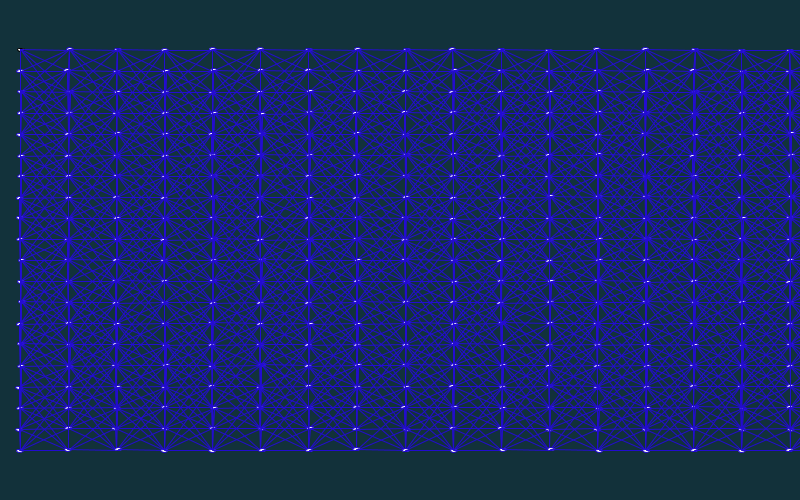
Frame 1 (no input)
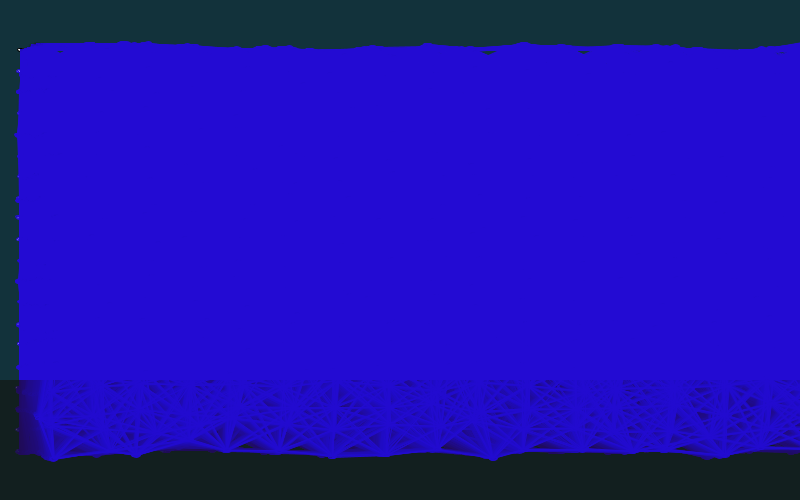
Frame 60 (the mouse pressed at the canvas centre just before this capture)
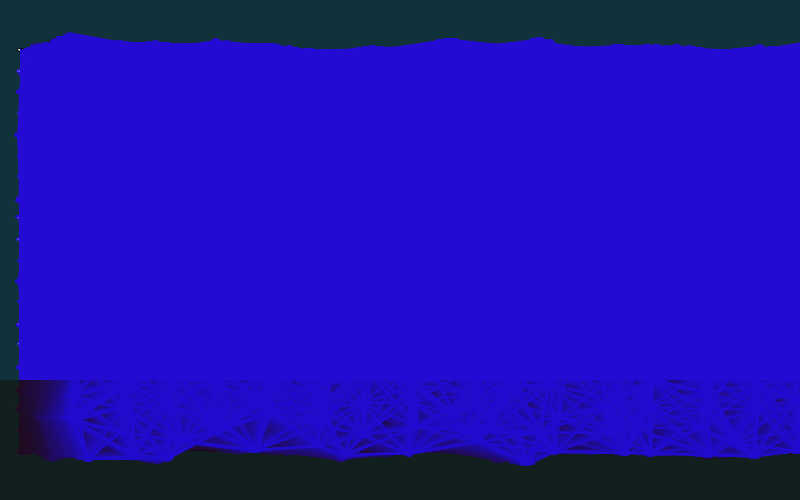
Frame 120 (the mouse held since frame 60 and released just before this capture)

The Processing sketch that drew these frames (run headless with seeded random() and noise(); from frame 60 on, the mouse is pressed at the canvas centre):

// Processing sketch: processing_47314
// ── processing_47314.pde

         
                float mx, my, nx, ny;
float[][] coords; 
void setup() {
  size(800, 500); 

  mx =20; // margen horizontal
  my = 50; // margen vertical 
  nx =20; // número de elementos en X
  ny = 20; // número de elementoa en Y

  // defino el # de coordenadas
  coords = new float[(int)(nx*ny)][3];
  
  float spx, spy, px, py;
  
  // calculo los espaciadores verticales y horizontales
  spy = (height - (2 * my)) / (ny-1);
spx = (width - (1.5 * mx))  / (nx-4);
  

  // construyo todos los puntos
  for (int y = 0; y < ny; y++) {
    for (int x = 0; x < nx; x++) {
      coords[(int)((ny*y)+x)][0] = mx + (x * spx);
      coords[(int)((ny*y)+x)][1] = my + (y * spy);
    }
  }
  smooth();
  background(#12323B);
}

void draw() {

  for (int i = 0; i < nx*ny; i++) {
    for (int j = 0; j < i; j++) {
      // calcula la distancia entre los puntos 'i' y 'j'
      float d = dist(coords[i][0], coords[i][1], coords[j][0], coords[j][1]); 
      // si la distancia es menor que ... 
      if (d < 80) {
        // dibuja la línea
        stroke(#230BD3);
        line(coords[i][0], coords[i][1], coords[j][0], coords[j][1]);
      }
    }

    // mueve un poco los puntos
    coords[i][0] += random(-1, 2);
    coords[i][1] += random(-1, 1);
    
    // dibuja los puntos
    ellipse(coords[i][0], coords[i][1], 7, 3);
  }

  // dibujo un velo blanco para que se dibuje la estela
  noStroke();
  fill(15, 4);
 
 rect(0, 380, width, height);



}
